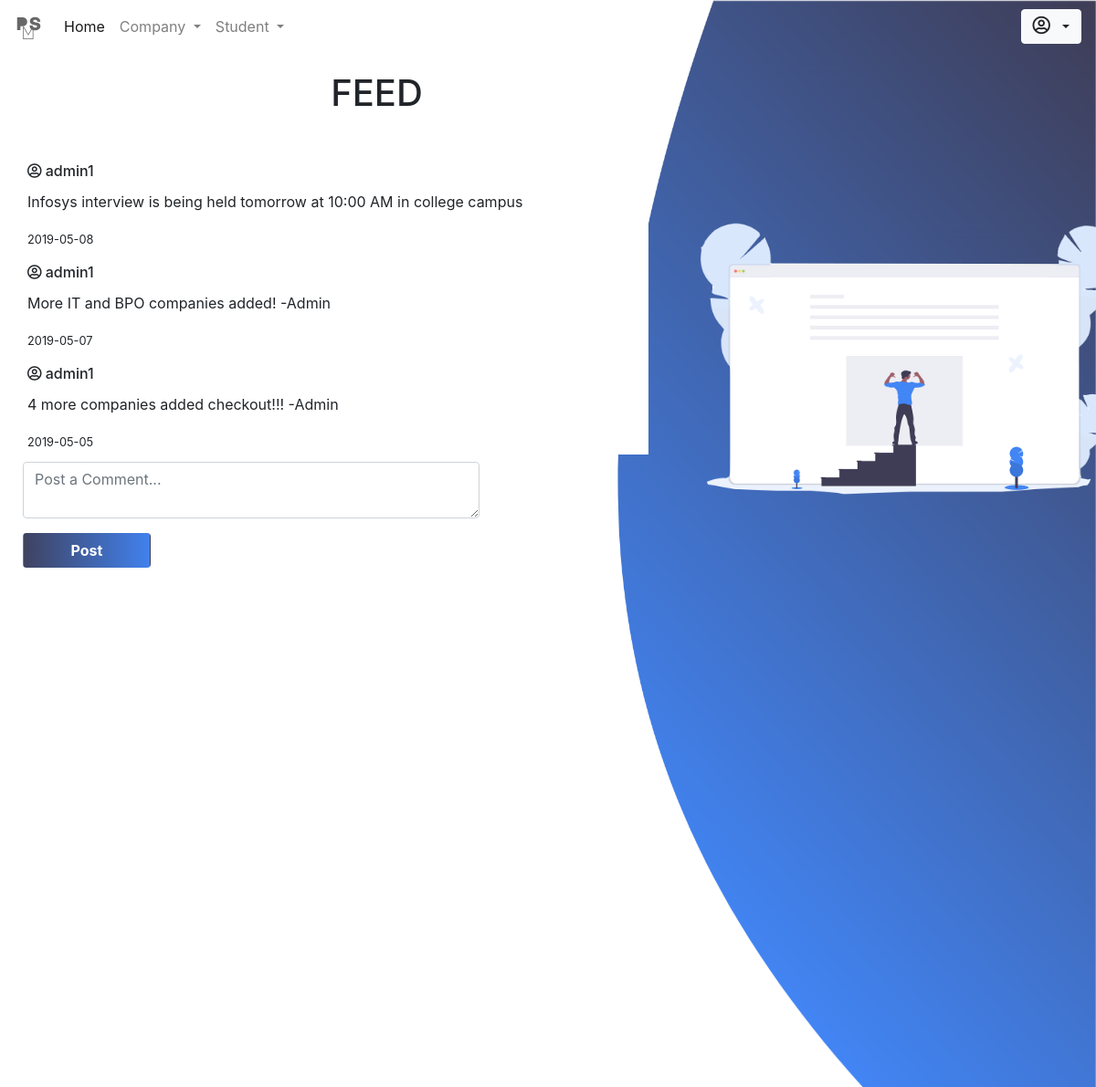
The app's page /admin/index.php with its own data.
### tables this page shows
CREATE TABLE IF NOT EXISTS `feed` (
  `id` int(255) NOT NULL AUTO_INCREMENT,
  `user` varchar(100) DEFAULT NULL,
  `message` text,
  `date` date DEFAULT NULL,
  `time` time NOT NULL,
  PRIMARY KEY (`id`)
);

### admin/index.php (the view, shortened to what this page needs)
<!DOCTYPE html>
<html lang="en">
<head>
    <link rel="stylesheet" type="text/css" href="css/addcomp.css">
    <?php include_once 'includes/head.php' ?>
</head>
<body>
    <div>
    	<img id="img2" src="../images/feedicon.png" width="550px" style="position: absolute; position: fixed; z-index: 1; margin-left: 60%; margin-top: 18vh;">
    </div>
    <img src="../images/feed.png" id="img1" style="position: fixed;">
    	<?php include_once 'includes/nav.php' ?>
    <div class="content" style="margin-top: 20px; margin-left: 10px;">
    	<h1 class="form-row justify-content-center" style="margin-left: 100px;">FEED</h1> <br>
    	<div class="pre-scrollable" style="width: 700px; height: 400px; scroll-behavior: auto;">
         <div style="max-height: 90vh;">
             <div class="card" style="border: none;">
          <div class="card-body">
            <?php
                $sql = "select * from feed order by date desc, time desc;";
                $res = mysqli_query($conn, $sql);
                $rescheck = mysqli_num_rows($res);
                if ($rescheck > 0) {
                    while ($row = mysqli_fetch_assoc($res)) {
                        ?>
                        <h6 class="card-title"><i class="far fa-user-circle"></i>&nbsp;<?php echo $row['user']; ?></h6>
                        <p class="card-text"><?php echo $row['message']; ?></p>
                        <p><small><?php echo $row['date']; ?></small></p>
                        <?php
                    }
                }
            ?>
          </div>
        </div>
        </div>
        </div>
    	<form action="php/feed.inc.php" method="POST" style="margin-left: 15px; margin-top: 8px;">
		 	<div class="form-group">
		 		<textarea class="form-control" style="width: 500px;" name="message" placeholder="Post a Comment..."></textarea>
		 	</div>
		 	<div class="form-group">
		 		<button type="submit" class="btn" name="post" style="color: white; width: 140px;
									font-weight: bold; background: linear-gradient(to left, #4181ED, #3F4261);">Post</button>
		 	</div>
		  </form>
    </div>
</body>
</html>

### admin/includes/head.php (shortened to what this page needs)
<link rel="stylesheet" href="includes/bootstrap/bootstrap.min.css">
<link rel="stylesheet" href="https://use.fontawesome.com/releases/v5.8.1/css/all.css">

### admin/includes/nav.php (shortened to what this page needs)
<nav class="navbar navbar-expand-lg navbar-light bg-transparent">
  <a class="navbar-brand" href="#"><img src="../images/logo.png" style="width: 30px; height: 30px;"></a>
  <div class="collapse navbar-collapse" id="navbarSupportedContent">
    <ul class="navbar-nav mr-auto">
      <li class="nav-item active" id="home">
        <a class="nav-link" href="index.php">Home <span class="sr-only">(current)</span></a>
      </li>
      <li class="nav-item dropdown">
        <a class="nav-link dropdown-toggle" href="#" id="navbarDropdown" role="button" data-toggle="dropdown" aria-haspopup="true" aria-expanded="false">
          Company
        </a>
      </li>
      <li class="nav-item dropdown">
        <a class="nav-link dropdown-toggle" href="#" id="navbarDropdown" role="button" data-toggle="dropdown" aria-haspopup="true" aria-expanded="false">
          Student
        </a>
      </li>
    </ul>
      <form class="form-inline my-2 my-lg-0">
          <li class="nav-item dropdown" style="list-style: none;">
          <button class="btn btn-light dropdown-toggle" href="#" id="navbarDropdown" role="button" data-toggle="dropdown" aria-haspopup="true" aria-expanded="false" style="outline: 0 none;">
            <i class="far fa-user-circle" style="font-size: 20px;"></i>&nbsp;<?php echo $_SESSION['username']; ?>
          </button>
        </li>
      </form>
  </div>
</nav>

### admin/css/addcomp.css (style rules this page uses)
#img1 { position: absolute; height: 100vh; width: 100%; position: fixed; }
#img1,.content { position: absolute; }
form { margin-left: 120px; }
button { background: #514DC0; }
#img2 { z-index: 0; }

### records on screen
feed: user "admin1", message "Infosys interview is being held tomorrow at 10:00 AM in college campus", date "2019-05-08"
feed: user "admin1", message "More IT and BPO companies added! -Admin", date "2019-05-07"
feed: user "admin1", message "4 more companies added checkout!!! -Admin", date "2019-05-05"
